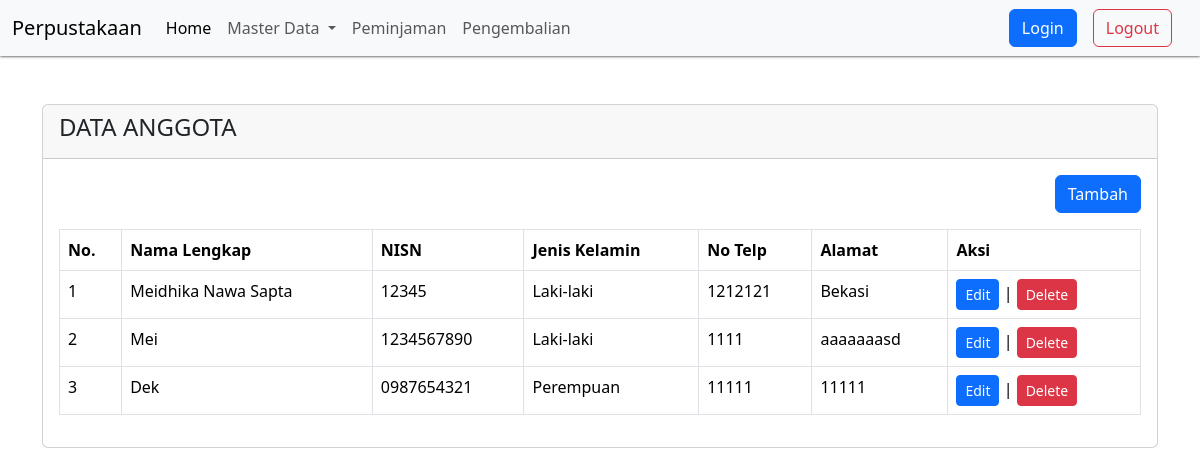
Screenshot of /?pg=anggota with the database file from the repository.
### tables this page shows
CREATE TABLE `anggota` (
  `id` int(11) NOT NULL,
  `nisn` varchar(16) NOT NULL,
  `nama_lengkap` varchar(50) NOT NULL,
  `jenis_kelamin` enum('Laki-laki','Perempuan') NOT NULL,
  `no_telp` varchar(13) NOT NULL,
  `alamat` text NOT NULL,
  `created_at` timestamp NOT NULL DEFAULT current_timestamp(),
  `updated_at` timestamp NOT NULL DEFAULT current_timestamp() ON UPDATE current_timestamp()
);

### content/anggota.php (the view, shortened to what this page needs)
<?php
$queryAnggota = mysqli_query($koneksi, "SELECT * FROM anggota ORDER BY id DESC");
?>
<div class="container mt-5">
    <div class="row">
        <div class="col-sm-12">
            <div class="card">
                <div class="card-header">
                    <h4>DATA ANGGOTA</h4>
                </div>
                <div class="card-body">
                    <div class="mb-3 d-flex justify-content-end">
                        <a href="?pg=tambah-anggota" class="btn btn-primary">Tambah</a>
                    </div>
                    <table class="table table-bordered">
                        <thead>
                            <tr>
                                <th>No.</th>
                                <th>Nama Lengkap</th>
                                <th>NISN</th>
                                <th>Jenis Kelamin</th>
                                <th>No Telp</th>
                                <th>Alamat</th>
                                <th>Aksi</th>
                            </tr>
                        </thead>
                        <tbody>
                            <?php $no = 1;
                            while ($rowAnggota = mysqli_fetch_assoc($queryAnggota)) : ?>
                                <tr>
                                    <td><?= $no++ ?></td>
                                    <td><?= $rowAnggota['nama_lengkap'] ?></td>
                                    <td><?= $rowAnggota['nisn'] ?></td>
                                    <td><?= $rowAnggota['jenis_kelamin'] ?></td>
                                    <td><?= $rowAnggota['no_telp'] ?></td>
                                    <td><?= $rowAnggota['alamat'] ?></td>
                                    <td><a href="?pg=tambah-anggota&edit=<?= $rowAnggota['id'] ?>" class="btn btn-sm btn-primary">Edit</a> |
                                        <a onclick="return confirm('Apakah anda yakin akan menghapus data ini?')" href="?pg=tambah-anggota&delete=<?= $rowAnggota['id'] ?>" class="btn btn-sm btn-danger">Delete</a>
                                    </td>
                                </tr>
                            <?php endwhile ?>
                        </tbody>
                    </table>
                </div>
            </div>
        </div>
    </div>
</div>

### rows the page displays
anggota: nama_lengkap "Meidhika Nawa Sapta", nisn "12345", jenis_kelamin "Laki-laki", no_telp "1212121", alamat "Bekasi"
anggota: nama_lengkap "Mei", nisn "1234567890", jenis_kelamin "Laki-laki", no_telp "1111", alamat "aaaaaaasd"
anggota: nama_lengkap "Dek", nisn "0987654321", jenis_kelamin "Perempuan", no_telp "11111", alamat "11111"
